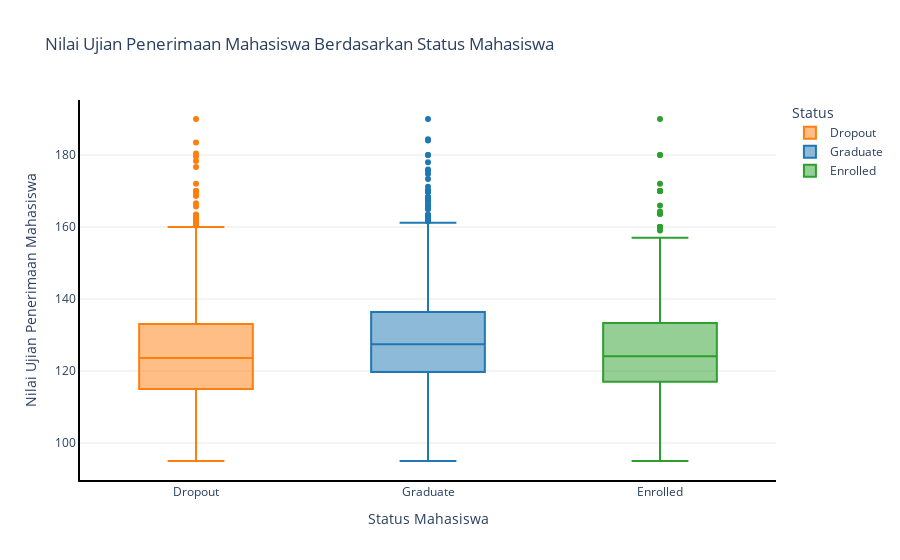
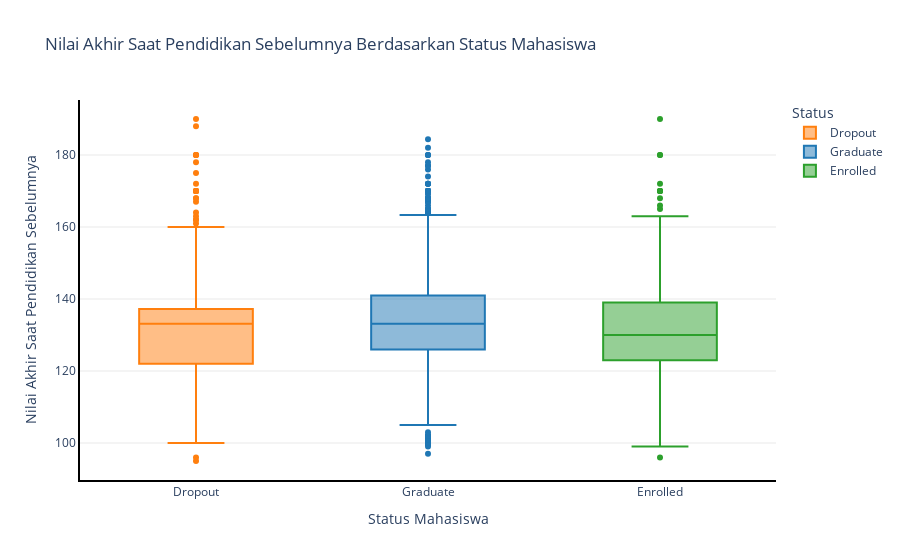
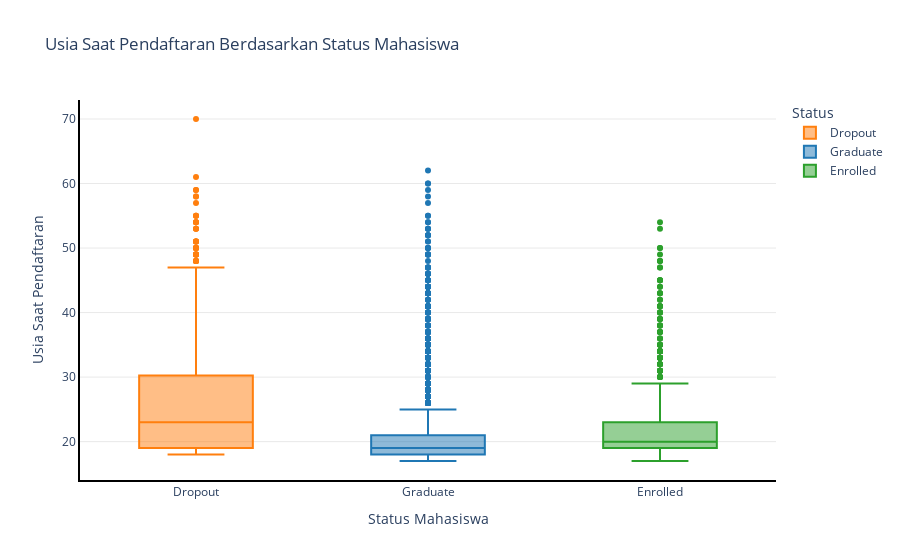

Source (notebook cell) for these figures, in order:
### Markdown cell above
### Analisis Fitur Numerik vs Status (Boxplot)

### Code cell
num_features = ['Admission_grade', 'Previous_qualification_grade',
                'Age_at_enrollment', 'Curricular_units_1st_sem_grade',
                'Curricular_units_2nd_sem_grade', 'Unemployment_rate', 'Inflation_rate', 'GDP']

color_map = {'Graduate': '#1f77b4', 'Enrolled': '#2ca02c', 'Dropout': '#ff7f0e'}

feature_titles = {
    'Admission_grade': 'Nilai Ujian Penerimaan Mahasiswa',
    'Previous_qualification_grade': 'Nilai Akhir Saat Pendidikan Sebelumnya',
    'Age_at_enrollment': 'Usia Saat Pendaftaran',
    'Curricular_units_1st_sem_grade': 'Nilai Mata Kuliah Semester 1',
    'Curricular_units_2nd_sem_grade': 'Nilai Mata Kuliah Semester 2',
    'Unemployment_rate': 'Tingkat Pengangguran',
    'Inflation_rate': 'Tingkat Inflasi',
    'GDP': 'PDB (Produk Domestik Bruto)'
}

for feature in num_features:
    fig = px.box(df, x='Status', y=feature, color='Status',
                 title=f'{feature_titles[feature]} Berdasarkan Status Mahasiswa',
                 color_discrete_map=color_map)
    
    fig.update_layout(
        bargap=0.2,
        plot_bgcolor='white',
        xaxis=dict(
            showline=True,
            linewidth=2,
            linecolor='black',
            title='Status Mahasiswa'
        ),
        yaxis=dict(
            showline=True,
            linewidth=2,
            linecolor='black',
            showgrid=True,
            gridcolor='lightgrey',
            gridwidth=0.5,
            title=feature_titles[feature]
        ),
    )

    fig.show()

### Figure 1 — Plotly figure (JSON) as saved in the notebook; plotly's stock layout.template omitted (floating-point values rounded to 4 significant figures; data arrays with more than 128 entries replaced by an {"elided": "..."} marker saying what was removed)
{"data": [{"alignmentgroup": "True", "hovertemplate": "Status=%{x}<br>Admission_grade=%{y}<extra></extra>", "legendgroup": "Dropout", "marker": {"color": "#ff7f0e"}, "name": "Dropout", "notched": false, "offsetgroup": "Dropout", "orientation": "v", "showlegend": true, "type": "box", "x": {"elided": "1421 str values"}, "x0": " ", "xaxis": "x", "y": {"elided": "1421 float values"}, "y0": " ", "yaxis": "y"}, {"alignmentgroup": "True", "hovertemplate": "Status=%{x}<br>Admission_grade=%{y}<extra></extra>", "legendgroup": "Graduate", "marker": {"color": "#1f77b4"}, "name": "Graduate", "notched": false, "offsetgroup": "Graduate", "orientation": "v", "showlegend": true, "type": "box", "x": {"elided": "2209 str values"}, "x0": " ", "xaxis": "x", "y": {"elided": "2209 float values"}, "y0": " ", "yaxis": "y"}, {"alignmentgroup": "True", "hovertemplate": "Status=%{x}<br>Admission_grade=%{y}<extra></extra>", "legendgroup": "Enrolled", "marker": {"color": "#2ca02c"}, "name": "Enrolled", "notched": false, "offsetgroup": "Enrolled", "orientation": "v", "showlegend": true, "type": "box", "x": {"elided": "794 str values"}, "x0": " ", "xaxis": "x", "y": {"elided": "794 float values"}, "y0": " ", "yaxis": "y"}], "layout": {"bargap": 0.2, "boxmode": "overlay", "legend": {"title": {"text": "Status"}, "tracegroupgap": 0}, "plot_bgcolor": "white", "title": {"text": "Nilai Ujian Penerimaan Mahasiswa Berdasarkan Status Mahasiswa"}, "xaxis": {"anchor": "y", "categoryarray": ["Dropout", "Graduate", "Enrolled"], "categoryorder": "array", "domain": [0, 1], "linecolor": "black", "linewidth": 2, "showline": true, "title": {"text": "Status Mahasiswa"}}, "yaxis": {"anchor": "x", "domain": [0, 1], "gridcolor": "lightgrey", "gridwidth": 0.5, "linecolor": "black", "linewidth": 2, "showgrid": true, "showline": true, "title": {"text": "Nilai Ujian Penerimaan Mahasiswa"}}}}

### Figure 2 — Plotly figure (JSON) as saved in the notebook; plotly's stock layout.template omitted (floating-point values rounded to 4 significant figures; data arrays with more than 128 entries replaced by an {"elided": "..."} marker saying what was removed)
{"data": [{"alignmentgroup": "True", "hovertemplate": "Status=%{x}<br>Previous_qualification_grade=%{y}<extra></extra>", "legendgroup": "Dropout", "marker": {"color": "#ff7f0e"}, "name": "Dropout", "notched": false, "offsetgroup": "Dropout", "orientation": "v", "showlegend": true, "type": "box", "x": {"elided": "1421 str values"}, "x0": " ", "xaxis": "x", "y": {"elided": "1421 float values"}, "y0": " ", "yaxis": "y"}, {"alignmentgroup": "True", "hovertemplate": "Status=%{x}<br>Previous_qualification_grade=%{y}<extra></extra>", "legendgroup": "Graduate", "marker": {"color": "#1f77b4"}, "name": "Graduate", "notched": false, "offsetgroup": "Graduate", "orientation": "v", "showlegend": true, "type": "box", "x": {"elided": "2209 str values"}, "x0": " ", "xaxis": "x", "y": {"elided": "2209 float values"}, "y0": " ", "yaxis": "y"}, {"alignmentgroup": "True", "hovertemplate": "Status=%{x}<br>Previous_qualification_grade=%{y}<extra></extra>", "legendgroup": "Enrolled", "marker": {"color": "#2ca02c"}, "name": "Enrolled", "notched": false, "offsetgroup": "Enrolled", "orientation": "v", "showlegend": true, "type": "box", "x": {"elided": "794 str values"}, "x0": " ", "xaxis": "x", "y": {"elided": "794 float values"}, "y0": " ", "yaxis": "y"}], "layout": {"bargap": 0.2, "boxmode": "overlay", "legend": {"title": {"text": "Status"}, "tracegroupgap": 0}, "plot_bgcolor": "white", "title": {"text": "Nilai Akhir Saat Pendidikan Sebelumnya Berdasarkan Status Mahasiswa"}, "xaxis": {"anchor": "y", "categoryarray": ["Dropout", "Graduate", "Enrolled"], "categoryorder": "array", "domain": [0, 1], "linecolor": "black", "linewidth": 2, "showline": true, "title": {"text": "Status Mahasiswa"}}, "yaxis": {"anchor": "x", "domain": [0, 1], "gridcolor": "lightgrey", "gridwidth": 0.5, "linecolor": "black", "linewidth": 2, "showgrid": true, "showline": true, "title": {"text": "Nilai Akhir Saat Pendidikan Sebelumnya"}}}}

### Figure 3 — Plotly figure (JSON) as saved in the notebook; plotly's stock layout.template omitted (floating-point values rounded to 4 significant figures; data arrays with more than 128 entries replaced by an {"elided": "..."} marker saying what was removed)
{"data": [{"alignmentgroup": "True", "hovertemplate": "Status=%{x}<br>Age_at_enrollment=%{y}<extra></extra>", "legendgroup": "Dropout", "marker": {"color": "#ff7f0e"}, "name": "Dropout", "notched": false, "offsetgroup": "Dropout", "orientation": "v", "showlegend": true, "type": "box", "x": {"elided": "1421 str values"}, "x0": " ", "xaxis": "x", "y": {"elided": "1421 int values"}, "y0": " ", "yaxis": "y"}, {"alignmentgroup": "True", "hovertemplate": "Status=%{x}<br>Age_at_enrollment=%{y}<extra></extra>", "legendgroup": "Graduate", "marker": {"color": "#1f77b4"}, "name": "Graduate", "notched": false, "offsetgroup": "Graduate", "orientation": "v", "showlegend": true, "type": "box", "x": {"elided": "2209 str values"}, "x0": " ", "xaxis": "x", "y": {"elided": "2209 int values"}, "y0": " ", "yaxis": "y"}, {"alignmentgroup": "True", "hovertemplate": "Status=%{x}<br>Age_at_enrollment=%{y}<extra></extra>", "legendgroup": "Enrolled", "marker": {"color": "#2ca02c"}, "name": "Enrolled", "notched": false, "offsetgroup": "Enrolled", "orientation": "v", "showlegend": true, "type": "box", "x": {"elided": "794 str values"}, "x0": " ", "xaxis": "x", "y": {"elided": "794 int values"}, "y0": " ", "yaxis": "y"}], "layout": {"bargap": 0.2, "boxmode": "overlay", "legend": {"title": {"text": "Status"}, "tracegroupgap": 0}, "plot_bgcolor": "white", "title": {"text": "Usia Saat Pendaftaran Berdasarkan Status Mahasiswa"}, "xaxis": {"anchor": "y", "categoryarray": ["Dropout", "Graduate", "Enrolled"], "categoryorder": "array", "domain": [0, 1], "linecolor": "black", "linewidth": 2, "showline": true, "title": {"text": "Status Mahasiswa"}}, "yaxis": {"anchor": "x", "domain": [0, 1], "gridcolor": "lightgrey", "gridwidth": 0.5, "linecolor": "black", "linewidth": 2, "showgrid": true, "showline": true, "title": {"text": "Usia Saat Pendaftaran"}}}}
